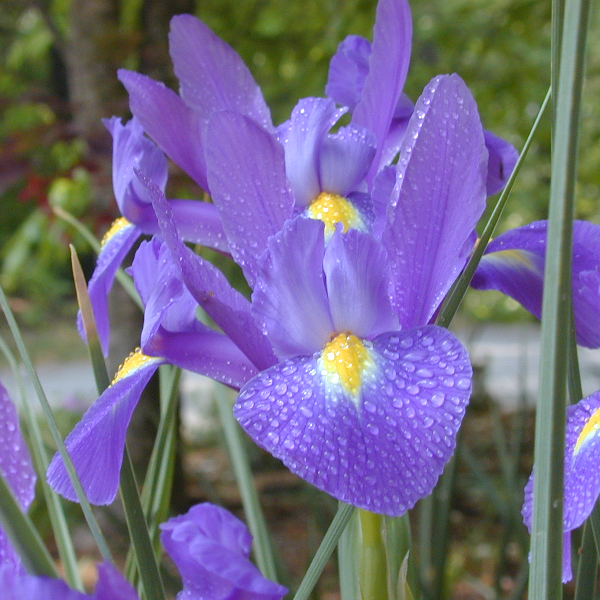
#> input picture OpenCvLearning/ImgSet/CH06/Fig0604(a).tif, 600 x 600 px, found by its file name
$ python PicCH13_1.py
#> lines starting #> are read from the running program, lines starting #| are printed output that depends on the picture
"""
author : Zelin Yao
date : 2022-8-24
"""
#Goal
"""
1.统计直方图
2.绘制直方图
3. learn to use mask
"""
import cv2
import numpy as np
import matplotlib.pyplot as plt

'''1.统计直方图'''
pic_color = cv2.imread("D:\\1=code_store\\2-1=PythonOpenCvLearning\\ImgSet\\CH06\\Fig0604(a).tif",1)
#> pic_color is the input picture: shape (600, 600, 3); mean B, G, R 137, 105.9, 115.1
hist = cv2.calcHist([pic_color],[0],None,[256],[0,256])
#> hist = 256 values, max 11650 at index 255, min 18 at index 1, mean 1406.2


'''2.绘制直方图'''
#matplotlib函数
plt.hist(pic_color.ravel(),256,[0,256])
plt.show()
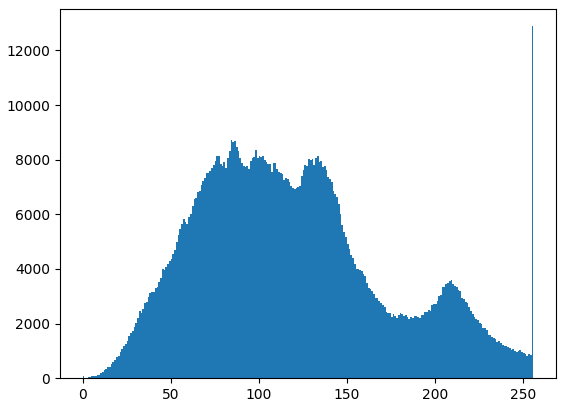
#> figure drawn by matplotlib, 1 panel; tallest bar 12887 high, from x = 255 to 256
#opencv
color = ['b','g','r']
for i , col in enumerate(color):
    hist = cv2.calcHist([pic_color],[i],None,[256],[0,256])
    plt.plot(hist,color = col)
    plt.xlim([0,256])
plt.show()
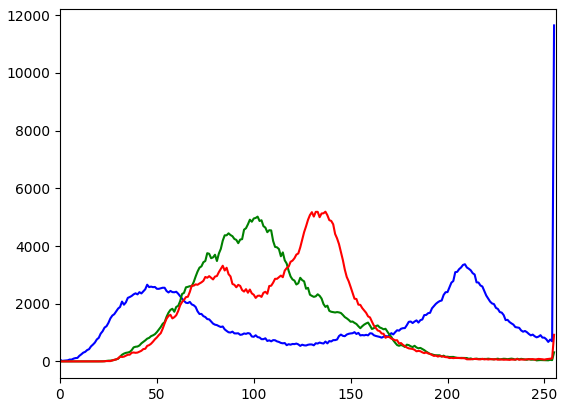
#> figure drawn by matplotlib, 1 panel; curve peaks at x = 255, y = 11650; curve peaks at x = 102, y = 5020; curve peaks at x = 137, y = 5191

'''3. learn to use mask'''
pic = cv2.imread("D:\\1=code_store\\2-1=PythonOpenCvLearning\\ImgSet\\CH06\\Fig0604(a).tif",0)
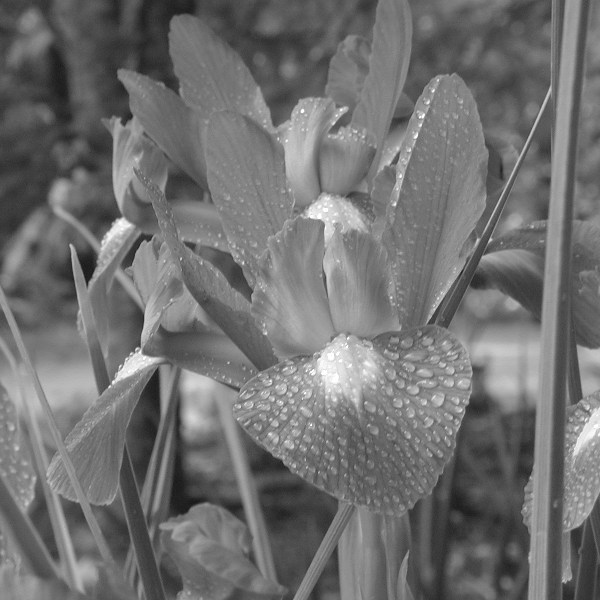
#> pic: shape (600, 600); min 21, max 255, mean 112.2
mask  = np.zeros(pic.shape[0:2],np.uint8)
mask[100:300,100:400] = 255
masked_pic = cv2.bitwise_and(pic,pic,mask=mask)
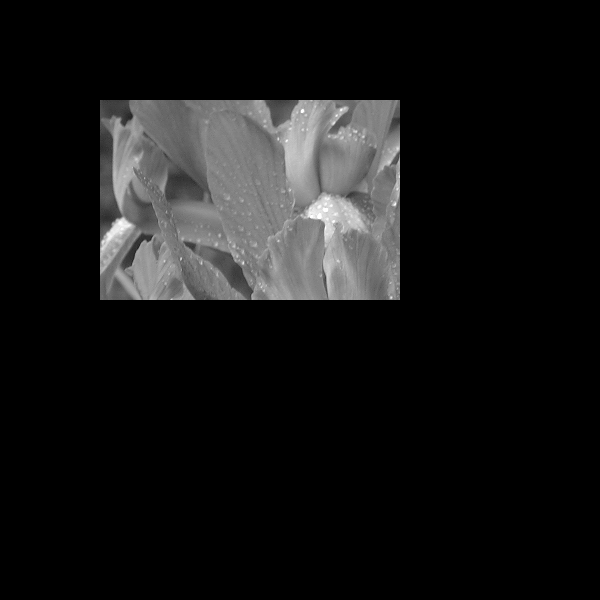
#> masked_pic: shape (600, 600); min 0, max 255, mean 21.4

hist1 = cv2.calcHist([pic],[0],None,[256],[0,256])
#> hist1 = 256 values, max 4372 at index 126, min 0 at index 0, mean 1406.2
hist2 = cv2.calcHist([pic],[0],mask,[256],[0,256])
#> hist2 = 256 values, max 1511 at index 130, min 0 at index 0, mean 234.4
plt.subplot(1,3,1)
plt.imshow(pic,'gray')
plt.subplot(1,3,2)
plt.imshow(masked_pic,'gray')
plt.subplot(1,3,3)
plt.plot(hist1,color='b')
plt.plot(hist2,color='g')
plt.xlim([0,256])
plt.show()
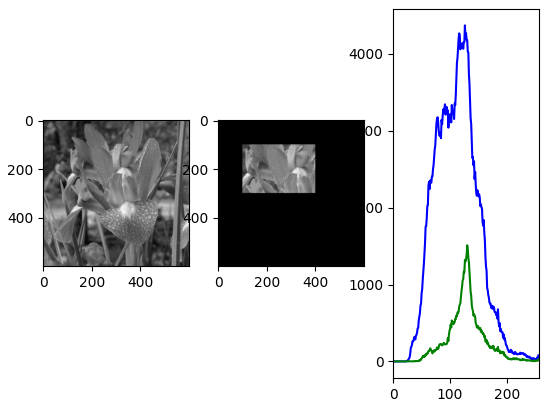
#> figure drawn by matplotlib, 3 panels; panel 3: curve peaks at x = 126, y = 4372; panel 3: curve peaks at x = 130, y = 1511
